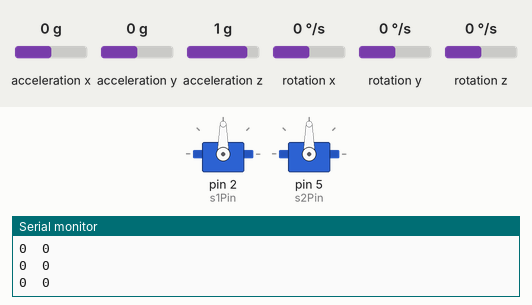
Simulated run of this sketch. Board: Arduino Uno, built with avr-gcc and run on an emulated ATmega328P. Shown: 2 × servo, the last lines printed to the serial monitor. The inputs (shaded band) are chosen by the test bench; at power-on: acceleration x 0 g, acceleration y 0 g, acceleration z 1 g, rotation x 0 °/s, rotation y 0 °/s, rotation z 0 °/s. No radio packets arrive unless stated.

Above: at 3.7 s.
3.8 s: acceleration x set to -0.8 g
At 5.2 s:
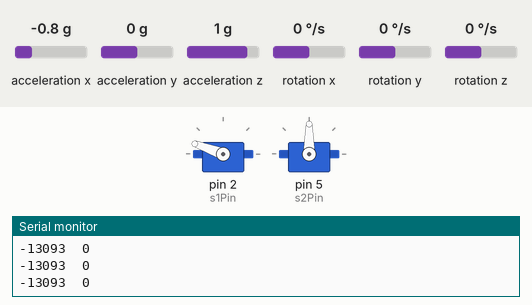
6.8 s: acceleration y set to -0.8 g
At 9.1 s:
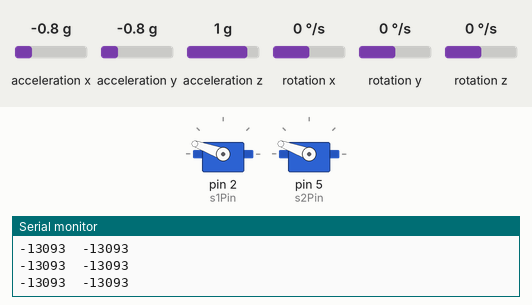
9.8 s: acceleration x set to 1.4 g
At 11.2 s:
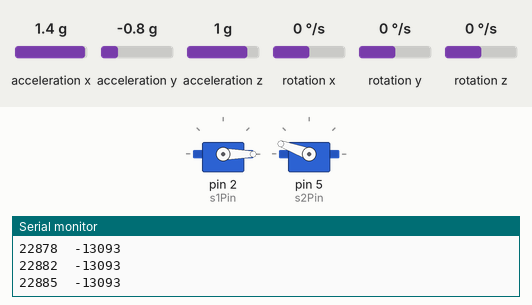
11.6 s: acceleration y set to 0 g
At 13.5 s:
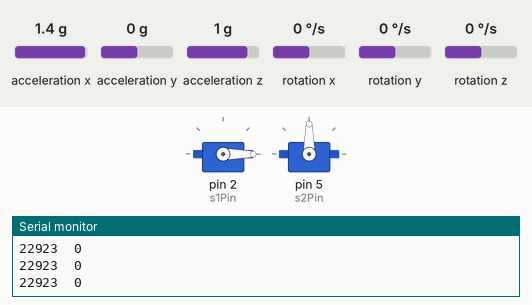
14.6 s: acceleration x set to -1.4 g
At 15.2 s:
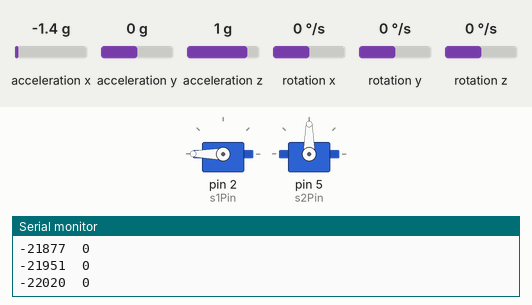
16.3 s: acceleration y set to -1.4 g
At 17.4 s:
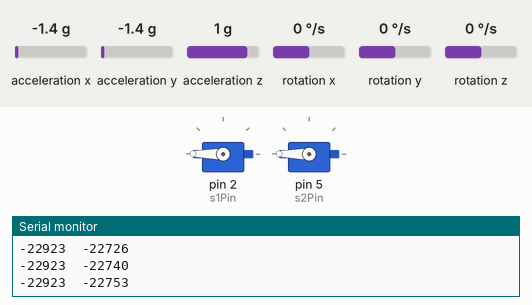
Timing chart, 0 to 19.1 s (numbered marks = the images above; inputs shaded):
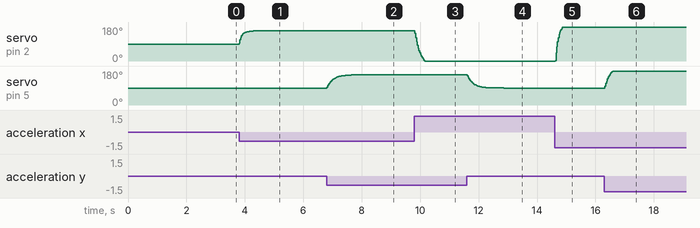

The sketch:

LLTV_Code.ino
```cpp
#include <MPU6050.h>
#include <Servo.h>
#include <SPI.h>
#include <nRF24L01.h>
#include <RF24.h>
#include "I2Cdev.h"
Servo s1;
Servo s2;

#if I2CDEV_IMPLEMENTATION == I2CDEV_ARDUINO_WIRE
    #include "Wire.h"
#endif

#define OUTPUT_READABLE_ACCELGYRO

struct Data_Pakage{
  byte Data1;
  byte Data2;
  byte Data3;
};
Data_Pakage Data;
int s1Pin=2;
int s2Pin=5;

RF24 radio(9, 10); // CE, CSN
const byte address[6] = "00001";

int16_t ax, ay,az;
int16_t gx, gy,gz;
int x,y;
int smoothx, prex;
int smoothy, prey;
int smoothz, prez;
MPU6050 Tip;

void setup() {

    #if I2CDEV_IMPLEMENTATION == I2CDEV_ARDUINO_WIRE
        Wire.begin();
    #elif I2CDEV_IMPLEMENTATION == I2CDEV_BUILTIN_FASTWIRE
        Fastwire::setup(400, true);
    #endif

  Serial.begin(9600);
  Tip.initialize();
  s1.attach(s1Pin);
  s2.attach(s2Pin);
  s1.write(90);
  s2.write(90);
  delay(2500);
  radio.begin();
  radio.openWritingPipe(address);
  radio.setPALevel(RF24_PA_MIN);
  radio.stopListening();


}

void loop() {
 Tip.getMotion6(&ax, &ay, &az, &gx, &gy, &gz);

 smoothx= (ax *0.07) +(prex * 0.93);
 smoothy= (ay *0.07) +(prey * 0.93);
 smoothz= (az *0.07) +(prez * 0.93);

 prex=smoothx;
 prey=smoothy;
 prez=smoothz;

Serial.print(smoothx); Serial.print("\t");Serial.println(smoothy);
  smoothx = map (smoothx , -17000, 17000, 180, 0);
  smoothy = map (smoothy , -17000, 17000, 180, 0);
  smoothz = map (smoothz , -17000, 17000, 180, 0);


  s1.write(smoothx);
  s2.write(smoothy);
  Data.Data1 = smoothx;
  Data.Data2 = smoothy;
  Data.Data3 = smoothz;

  radio.write(&Data, sizeof(Data_Pakage));

}
```

Measured:
- after the input at 3.8 s, servo on pin 2 (s1Pin): moves from 90° to 160° over 0.67 s, starting at once
- after the input at 6.8 s, servo on pin 5 (s2Pin): moves from 90° to 160° over 1.1 s, starting at once
- after the input at 9.8 s, servo on pin 2 (s1Pin): moves from 160° to 0° over 0.34 s, starting at once
- after the input at 11.6 s, servo on pin 5 (s2Pin): moves from 160° to 90° over 1.2 s, starting at once
- after the input at 14.6 s, servo on pin 2 (s1Pin): moves from 0° to 180° over 0.25 s, starting at once
- after the input at 16.3 s, servo on pin 5 (s2Pin): moves from 90° to 180° over 0.27 s, starting at once
